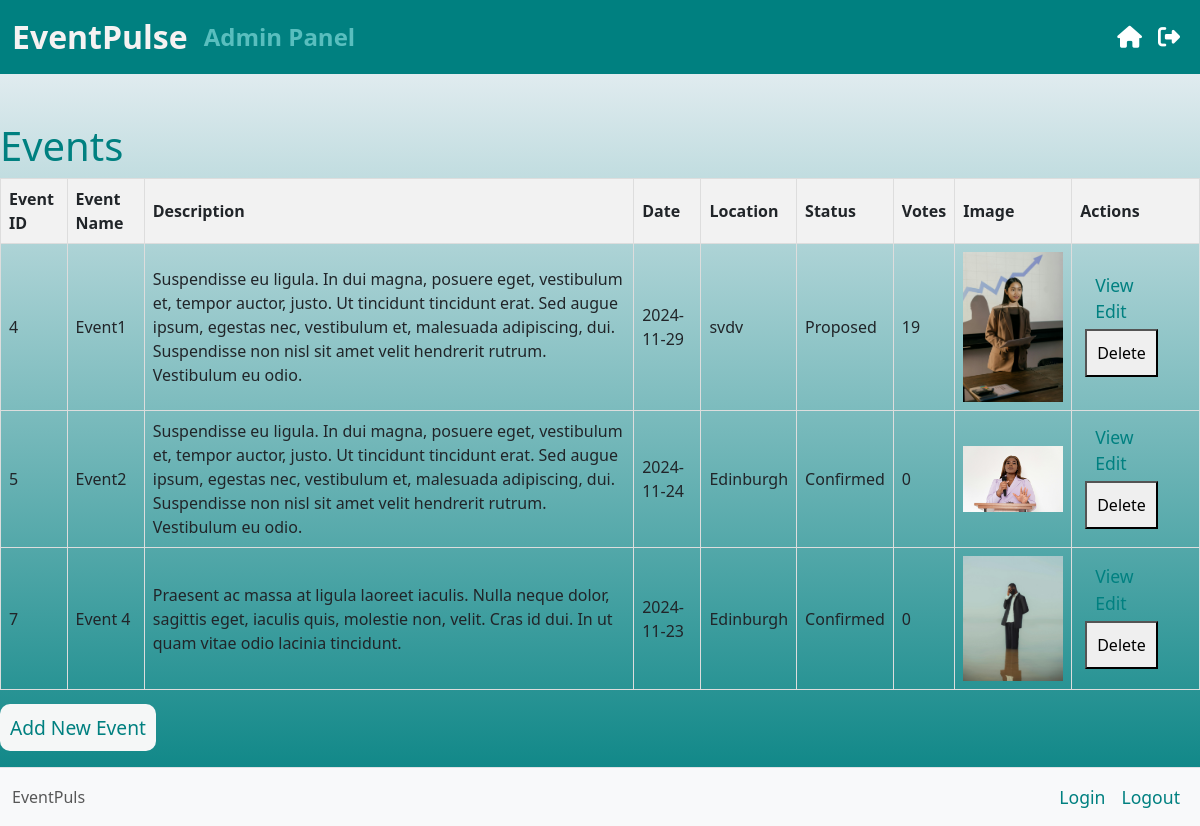
The page /admin (signed in) on the database its author committed.
### app.py (models this page shows)
class Event(db.Model):
    eventId = db.Column(db.Integer, primary_key=True)
    eventName = db.Column(db.String(100), nullable=False)
    description = db.Column(db.Text)
    date = db.Column(db.Date, nullable=False)
    location = db.Column(db.String(100), nullable=False)
    tag = db.Column(db.Enum(EventStatus), nullable=False)
    image_url = db.Column(db.String(255), nullable=True)
    votes = db.Column(db.Integer, default=0)

### app.py (the view)
@app.route('/admin')
@login_required
def admin_index():
    events = Event.query.all()  # Fetch all events
    return render_template('admin.html', events=events)

### app.py (called while the page is built)
@login_manager.user_loader
def load_user(user_id):
    return User.query.get(int(user_id))

    @property
    def is_authenticated(self):
        return True  # This indicates the user is logged in

### templates/admin.html (shortened to what this page needs)
{% extends 'base.html' %}
{% block content %}
<br>
<br>
<h1>Events</h1>
   <table>
        <thead>
            <tr>
                <th>Event ID</th>
                <th>Event Name</th>
                <th>Description</th>
                <th>Date</th>
                <th>Location</th>
                <th>Status</th>
                <th>Votes</th>
                <th>Image</th>
                <th>Actions</th>
            </tr>
        </thead>
        <tbody>
            {% for event in events %}
            <tr>
                <td>{{ event.eventId }}</td>
                <td>{{ event.eventName }}</td>
                <td>{{ event.description }}</td>
                <td>{{ event.date }}</td>
                <td>{{ event.location }}</td>
                <td>{{ event.tag.value }}</td>
                <td>{{ event.votes }}</td>
                <td>
                    {% if event.image_url %}
                    <img src="{{ url_for('static', filename='/images' + event.image_url) }}" alt="Event Image" style="max-width:100px;">
                    {% else %}
                    No image
                    {% endif %}
                </td>
                <td>
                    <a href="{{ url_for('admin_event_detail', event_id=event.eventId) }}" class="button">View</a>
                    <a href="{{ url_for('edit_event', event_id=event.eventId) }}" class="button">Edit</a>
                    <form action="{{ url_for('delete_event', event_id=event.eventId) }}" method="post" style="display:inline;">
                        <button type="submit" class="button">Delete</button>
                    </form>
                </td>
            </tr>
            {% else %}
            <tr>
                <td colspan="8">No events found.</td>
            </tr>
            {% endfor %}
        </tbody>
    </table>
    <br>
    <a href="{{ url_for('add_event') }}" class="btn-add">Add New Event</a><br><br>
{% endblock %}

### static/css/style.css (style rules this page uses)
body { background: rgb(246,246,250); background: linear-gradient(180deg, rgba(246,246,250,1) 0%, rgba(0,128,128,1) 100%); color: #f9f9f9; margin: 0; padding: 0; font-family: 'Open Sans', sans-serif; width: 100%; height: 100%; }
.btn-add { width: 80% !important; height: 50px !important; border-radius: 10px !important; font-size: 1.2rem !important; background-color: #f5f7f7 !important; border: none; color: #008080!important; padding: 10px; }
h1 { color: #008080 !important; font-size: 36px; }
table { width: 100%; border-collapse: collapse; }
th, td { border: 1px solid #dddddd !important; text-align: left; padding: 8px; }
th { background-color: #f2f2f2 !important; }
.button { padding: 10px; margin: 5px; cursor: pointer; }
a { text-decoration: none !important; color: #008080 !important; font-size: 1.1rem !important; }

### rows shown on the page
Event: eventId "4", eventName "Event1", description "Suspendisse eu ligula. In dui magna, posuere eget, vestibulum et, tempor auctor, justo. Ut tincidunt tincidunt erat. Sed augue ipsum, egestas nec, vestibulum et, malesuada adipiscing, dui. Suspendisse non nisl sit amet velit hendrerit rutrum. Vestibulum eu odio.", date "2024-11-29", location "svdv", tag.value "Proposed", votes "19", image_url (picture)
Event: eventId "5", eventName "Event2", description "Suspendisse eu ligula. In dui magna, posuere eget, vestibulum et, tempor auctor, justo. Ut tincidunt tincidunt erat. Sed augue ipsum, egestas nec, vestibulum et, malesuada adipiscing, dui. Suspendisse non nisl sit amet velit hendrerit rutrum. Vestibulum eu odio.", date "2024-11-24", location "Edinburgh", tag.value "Confirmed", votes "0", image_url (picture)
Event: eventId "7", eventName "Event 4", description "Praesent ac massa at ligula laoreet iaculis. Nulla neque dolor, sagittis eget, iaculis quis, molestie non, velit. Cras id dui. In ut quam vitae odio lacinia tincidunt.", date "2024-11-23", location "Edinburgh", tag.value "Confirmed", votes "0", image_url (picture)
